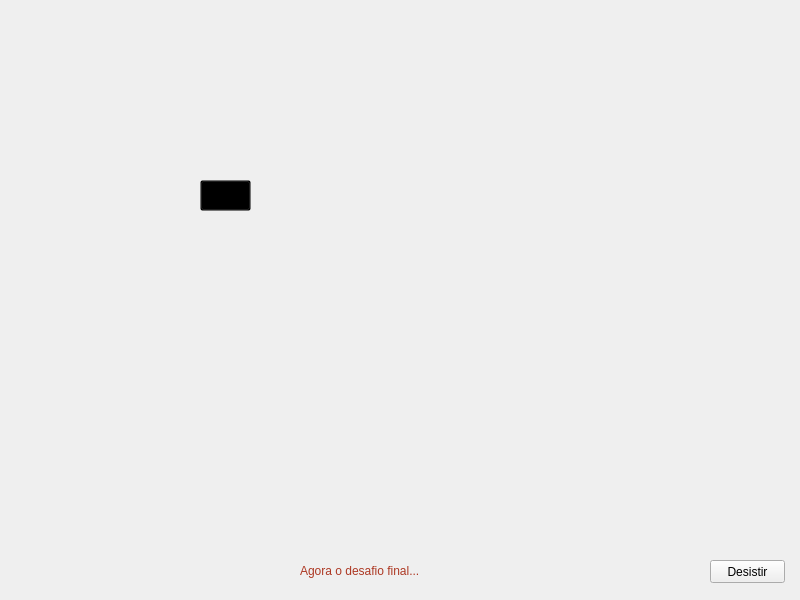
<?xml version="1.0" encoding="UTF-8"?>
<ui version="4.0">
 <class>sala5</class>
 <widget class="QMainWindow" name="sala5">
  <property name="geometry">
   <rect>
    <x>0</x>
    <y>0</y>
    <width>800</width>
    <height>600</height>
   </rect>
  </property>
  <property name="minimumSize">
   <size>
    <width>800</width>
    <height>600</height>
   </size>
  </property>
  <property name="maximumSize">
   <size>
    <width>800</width>
    <height>600</height>
   </size>
  </property>
  <property name="windowTitle">
   <string>sala5</string>
  </property>
  <widget class="QWidget" name="centralwidget">
   <widget class="QLabel" name="lbImg">
    <property name="geometry">
     <rect>
      <x>0</x>
      <y>0</y>
      <width>800</width>
      <height>600</height>
     </rect>
    </property>
    <property name="minimumSize">
     <size>
      <width>800</width>
      <height>600</height>
     </size>
    </property>
    <property name="maximumSize">
     <size>
      <width>800</width>
      <height>600</height>
     </size>
    </property>
    <property name="text">
     <string/>
    </property>
    <property name="pixmap">
     <pixmap>../img/sala4.png</pixmap>
    </property>
    <property name="scaledContents">
     <bool>true</bool>
    </property>
   </widget>
   <widget class="QLabel" name="label">
    <property name="geometry">
     <rect>
      <x>210</x>
      <y>190</y>
      <width>31</width>
      <height>21</height>
     </rect>
    </property>
    <property name="text">
     <string/>
    </property>
    <property name="pixmap">
     <pixmap>../img/download-removebg-preview.png</pixmap>
    </property>
    <property name="scaledContents">
     <bool>true</bool>
    </property>
   </widget>
   <widget class="QPushButton" name="pushButton">
    <property name="geometry">
     <rect>
      <x>200</x>
      <y>180</y>
      <width>51</width>
      <height>31</height>
     </rect>
    </property>
    <property name="styleSheet">
     <string notr="true">background-color: rgba(0, 0, 0, 0);</string>
    </property>
    <property name="text">
     <string/>
    </property>
   </widget>
   <widget class="QLabel" name="lbDesc_2">
    <property name="geometry">
     <rect>
      <x>300</x>
      <y>540</y>
      <width>231</width>
      <height>61</height>
     </rect>
    </property>
    <property name="styleSheet">
     <string notr="true">color: rgb(173, 56, 35);
font: 16pt &quot;Informal Roman&quot;;</string>
    </property>
    <property name="text">
     <string>Agora o desafio final...</string>
    </property>
   </widget>
   <widget class="QPushButton" name="btDesistir_3">
    <property name="geometry">
     <rect>
      <x>710</x>
      <y>560</y>
      <width>75</width>
      <height>23</height>
     </rect>
    </property>
    <property name="text">
     <string>Desistir</string>
    </property>
   </widget>
  </widget>
 </widget>
 <resources/>
 <connections/>
</ui>
